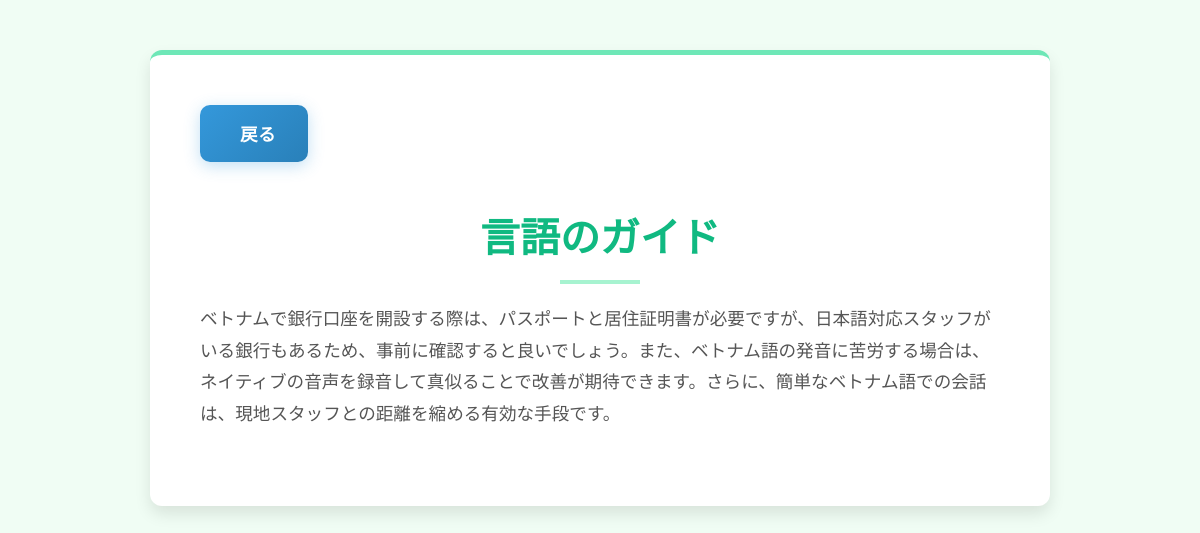
/general/detail/言語, run on the app's committed database.
### app1/models.py (models this page shows, shortened)
class GuideBook(models.Model):
    id=models.UUIDField(primary_key=True,default=uuid.uuid4,editable=False)
    title=models.TextField(verbose_name="タイトル")
    body=models.TextField(verbose_name="本文")
    tag=models.ManyToManyField('Tags',verbose_name="tag",blank=True)
    created=models.DateTimeField(null=True,auto_now_add=True,verbose_name="作成時間")
    articles=models.IntegerField(null=True,verbose_name="参照した投稿の数")
    picture=models.ImageField(upload_to="app1/picture/",null=True,blank=True,verbose_name="picture")
    summary=models.TextField(null=True,verbose_name="要約")

### app1/views.py (the view)
class GuideBookDetailView(View):
    def get(self,request,tag):
        guidebook=GuideBook.objects.get(tag__name=tag)
        articles = Article.objects.all().order_by('-score')
        tid=Tags.objects.get(name=tag).id
        articles = articles.filter(tag__id=tid).order_by('-score')
        articles = articles.distinct()
        comments = Comment.objects.all()
        tags = Tags.objects.all()
        return render(request,"app1/guidebookdetail.html",{"guidebook":guidebook,"articles":articles,"comments":comments})

### templates/app1/guidebookdetail.html (shortened to what this page needs)
<head>
    {% load static %}
    <link rel="stylesheet" href ="{% static 'app1/css/guidebook.css' %} ">
</head>
<body>
    <div class="container">
        <button onclick="window.location.href='/general/'" class="back-button">
             戻る
        </button>
        <h3 class="text-center">{{guidebook.title}}</h3>
        <p>{{guidebook.body}}</p>
    </div>
</body>
</html>

### app1/static/app1/css/guidebook.css (style rules this page uses)
body { font-family: 'Noto Sans JP', sans-serif; line-height: 1.8; color: #444; background-color: #f0fdf4; margin: 0; padding: 20px; }
.container { max-width: 800px; margin: 30px auto; padding: 50px; background-color: #ffffff; box-shadow: 0 8px 16px rgba(0, 0, 0, 0.1); border-radius: 12px; border-top: 5px solid #6ee7b7; }
h3 { font-size: 2.5em; font-weight: 700; color: #10b981; margin-bottom: 20px; text-align: center; border-bottom: none; padding-bottom: 10px; position: relative; }
h3::after { content: ''; width: 80px; height: 4px; background-color: #a7f3d0; position: absolute; bottom: 0; left: 50%; transform: translateX(-50%); }
p { font-size: 1.1em; color: #555; margin-bottom: 25px; text-align: left; }
.text-center { text-align: center; }
.back-button { display: inline-flex; align-items: center; background: linear-gradient(135deg, #3498db 0%, #2980b9 100%); color: #fff; padding: 1rem 2rem; border-radius: 10px; text-decoration: none; font-weight: 600; font-size: 1.1rem; letter-spacing: 0.02em; transition: all 0.3s ease; box-shadow: 0 4px 16px rgba(52, 152, 219, 0.3); border: none; cursor: pointer; margin-top: none; }

### data on the page
GuideBook: title "言語のガイド", body "ベトナムで銀行口座を開設する際は、パスポートと居住証明書が必要ですが、日本語対応スタッフがいる銀行もあるため、事前に確認すると良いでしょう。また、ベトナム語の発音に苦労する場合は、ネイティブの音声を録音して真似ることで改善が期待できます。さらに、簡単なベトナム語での会話は、現地スタッフとの距離を縮める有効な手段です。"
